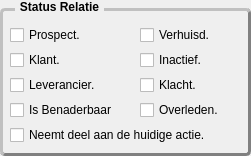
   <widget class="QGroupBox" name="groupBox">
    <property name="geometry">
     <rect>
      <x>524</x>
      <y>70</y>
      <width>251</width>
      <height>156</height>
     </rect>
    </property>
    <property name="font">
     <font>
      <weight>75</weight>
      <bold>true</bold>
     </font>
    </property>
    <property name="styleSheet">
     <string notr="true">QGroupBox {
border: 3px solid gray;
border-radius: 5px;
margin-top: 8px;
border-style: outset;
}

QGroupBox::title {
subcontrol-origin: margin;
left: 15px;
padding: 0 3px 0 3px;
}</string>
    </property>
    <property name="title">
     <string>Status Relatie</string>
    </property>
    <property name="flat">
     <bool>false</bool>
    </property>
    <widget class="QCheckBox" name="cbIsProspect">
     <property name="geometry">
      <rect>
       <x>10</x>
       <y>25</y>
       <width>89</width>
       <height>20</height>
      </rect>
     </property>
     <property name="focusPolicy">
      <enum>Qt::NoFocus</enum>
     </property>
     <property name="text">
      <string>Prospect.</string>
     </property>
    </widget>
    <widget class="QCheckBox" name="cbIsKlant">
     <property name="geometry">
      <rect>
       <x>10</x>
       <y>50</y>
       <width>89</width>
       <height>20</height>
      </rect>
     </property>
     <property name="focusPolicy">
      <enum>Qt::NoFocus</enum>
     </property>
     <property name="text">
      <string>Klant.</string>
     </property>
    </widget>
    <widget class="QCheckBox" name="cbIsLeverancier">
     <property name="geometry">
      <rect>
       <x>10</x>
       <y>75</y>
       <width>121</width>
       <height>20</height>
      </rect>
     </property>
     <property name="focusPolicy">
      <enum>Qt::NoFocus</enum>
     </property>
     <property name="text">
      <string>Leverancier.</string>
     </property>
    </widget>
    <widget class="QCheckBox" name="cbIsBenaderbaar">
     <property name="geometry">
      <rect>
       <x>10</x>
       <y>100</y>
       <width>131</width>
       <height>20</height>
      </rect>
     </property>
     <property name="focusPolicy">
      <enum>Qt::NoFocus</enum>
     </property>
     <property name="text">
      <string>Is Benaderbaar</string>
     </property>
    </widget>
    <widget class="QCheckBox" name="cbNeemtDeel">
     <property name="geometry">
      <rect>
       <x>10</x>
       <y>125</y>
       <width>236</width>
       <height>20</height>
      </rect>
     </property>
     <property name="focusPolicy">
      <enum>Qt::NoFocus</enum>
     </property>
     <property name="text">
      <string>Neemt deel aan de huidige actie.</string>
     </property>
    </widget>
    <widget class="QCheckBox" name="cbIsVerhuisd">
     <property name="geometry">
      <rect>
       <x>140</x>
       <y>25</y>
       <width>89</width>
       <height>20</height>
      </rect>
     </property>
     <property name="focusPolicy">
      <enum>Qt::NoFocus</enum>
     </property>
     <property name="text">
      <string>Verhuisd.</string>
     </property>
    </widget>
    <widget class="QCheckBox" name="cbIsInactief">
     <property name="geometry">
      <rect>
       <x>140</x>
       <y>50</y>
       <width>89</width>
       <height>20</height>
      </rect>
     </property>
     <property name="focusPolicy">
      <enum>Qt::NoFocus</enum>
     </property>
     <property name="text">
      <string>Inactief.</string>
     </property>
    </widget>
    <widget class="QCheckBox" name="cbLopendeKlacht">
     <property name="geometry">
      <rect>
       <x>140</x>
       <y>75</y>
       <width>101</width>
       <height>20</height>
      </rect>
     </property>
     <property name="focusPolicy">
      <enum>Qt::NoFocus</enum>
     </property>
     <property name="text">
      <string>Klacht.</string>
     </property>
    </widget>
    <widget class="QCheckBox" name="cbIsOverleden">
     <property name="geometry">
      <rect>
       <x>140</x>
       <y>100</y>
       <width>96</width>
       <height>20</height>
      </rect>
     </property>
     <property name="focusPolicy">
      <enum>Qt::NoFocus</enum>
     </property>
     <property name="text">
      <string>Overleden.</string>
     </property>
    </widget>
   </widget>
